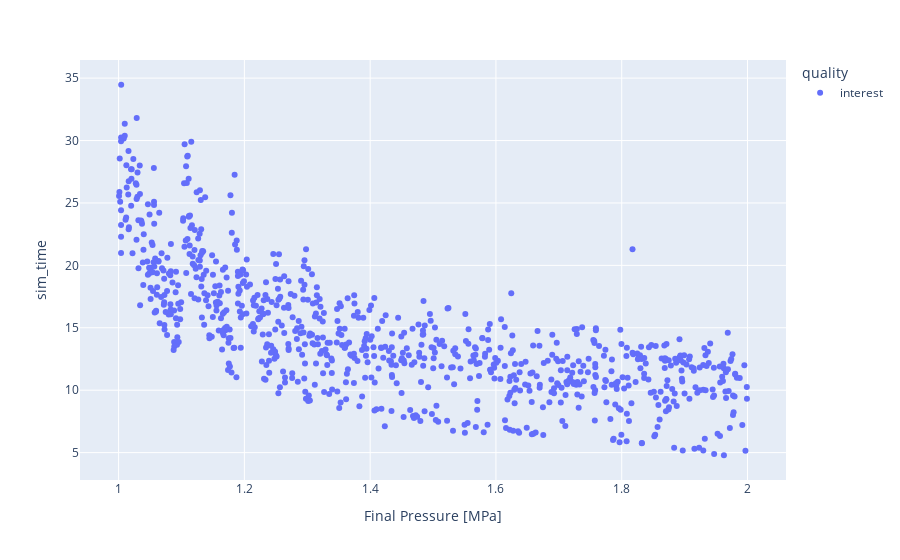

Write notebook code for a chart like this one.
### Markdown cell above
### Simulation time

### Code cell
# Use plotly to plot "Final Pressure [MPa]" vs "sim_time"
import plotly.express as px

fig = px.scatter(interest_df, x="Final Pressure [MPa]", y="sim_time",  color="quality")
fig.show()

### Figure 1 — Plotly figure (JSON) as saved in the notebook; plotly's stock layout.template omitted (floating-point values rounded to 4 significant figures; data arrays with more than 128 entries replaced by an {"elided": "..."} marker saying what was removed)
{"data": [{"hovertemplate": "quality=interest<br>Final Pressure [MPa]=%{x}<br>sim_time=%{y}<extra></extra>", "legendgroup": "interest", "marker": {"color": "#636efa", "symbol": "circle"}, "mode": "markers", "name": "interest", "orientation": "v", "showlegend": true, "type": "scatter", "x": {"elided": "839 float values"}, "xaxis": "x", "y": {"elided": "839 float values"}, "yaxis": "y"}], "layout": {"legend": {"title": {"text": "quality"}, "tracegroupgap": 0}, "margin": {"t": 60}, "xaxis": {"anchor": "y", "domain": [0, 1], "title": {"text": "Final Pressure [MPa]"}}, "yaxis": {"anchor": "x", "domain": [0, 1], "title": {"text": "sim_time"}}}}
